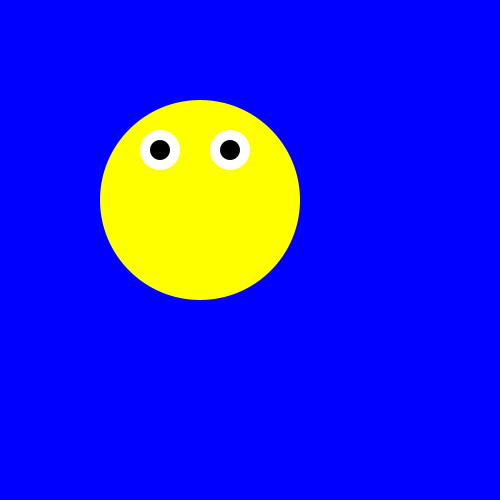
Frame 1 (no input)
Frame 60 (the mouse pressed at the canvas centre just before this capture): identical to frame 1, image omitted
Frame 120 (the mouse held since frame 60 and released just before this capture): identical to frame 1, image omitted

The Processing sketch that drew this single still picture (run headless with seeded random() and noise(); from frame 60 on, the mouse is pressed at the canvas centre):

// Processing sketch: processing_127687
// ── processing_127687.pde

int counter;

void setup() {  //setup function called initially, only once
  size(500, 500);
  fill(0,102);
  smooth();
  noStroke();

}


void draw() {  //draw function loops 
 background(0,0,255);
 
 fill(255,255,0);
 ellipse(200,200,200,200);
 
fill(255,255,255);
ellipse(160,150,40,40);

 fill(0,0,0);
 ellipse(160,150,20,20);
 
fill(255,255,255);
ellipse(230,150,40,40);
 
 fill(0,0,0);
 ellipse(230,150,20,20);
 
line(40,65,60,65);

 
}
